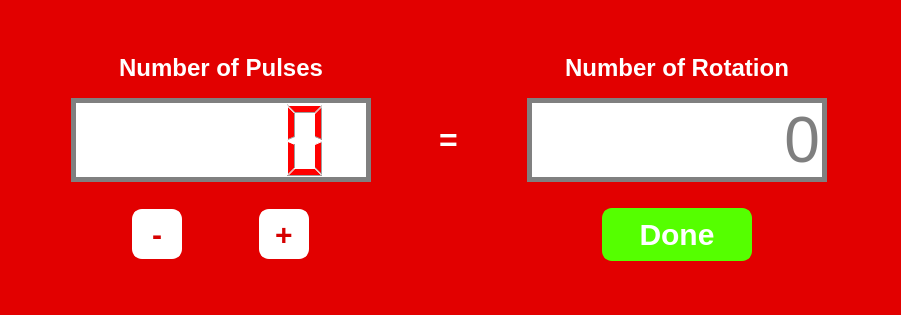
<?xml version="1.0" encoding="UTF-8"?>
<ui version="4.0">
 <class>MainWindow</class>
 <widget class="QMainWindow" name="MainWindow">
  <property name="geometry">
   <rect>
    <x>0</x>
    <y>0</y>
    <width>901</width>
    <height>315</height>
   </rect>
  </property>
  <property name="windowTitle">
   <string>MainWindow</string>
  </property>
  <property name="styleSheet">
   <string notr="true"/>
  </property>
  <widget class="QWidget" name="centralwidget">
   <property name="styleSheet">
    <string notr="true">QWidget#centralwidget{
	background-color: rgb(226, 0, 0);
}</string>
   </property>
   <layout class="QVBoxLayout" name="verticalLayout">
    <item>
     <spacer name="verticalSpacer_3">
      <property name="orientation">
       <enum>Qt::Vertical</enum>
      </property>
      <property name="sizeType">
       <enum>QSizePolicy::Expanding</enum>
      </property>
      <property name="sizeHint" stdset="0">
       <size>
        <width>20</width>
        <height>20</height>
       </size>
      </property>
     </spacer>
    </item>
    <item>
     <layout class="QGridLayout" name="gridLayout">
      <item row="0" column="1">
       <widget class="QLabel" name="label_3">
        <property name="sizePolicy">
         <sizepolicy hsizetype="Preferred" vsizetype="Minimum">
          <horstretch>0</horstretch>
          <verstretch>0</verstretch>
         </sizepolicy>
        </property>
        <property name="styleSheet">
         <string notr="true">font-size: 24px;
font-family: &quot;SF Pro Display&quot;; 
	font-weight: bold; 
    font-style: normal;
color:rgb(255, 255, 255);</string>
        </property>
        <property name="text">
         <string>Number of Pulses</string>
        </property>
        <property name="alignment">
         <set>Qt::AlignCenter</set>
        </property>
       </widget>
      </item>
      <item row="4" column="4">
       <layout class="QHBoxLayout" name="horizontalLayout_2">
        <item>
         <widget class="QPushButton" name="done">
          <property name="sizePolicy">
           <sizepolicy hsizetype="Fixed" vsizetype="Fixed">
            <horstretch>0</horstretch>
            <verstretch>0</verstretch>
           </sizepolicy>
          </property>
          <property name="maximumSize">
           <size>
            <width>150</width>
            <height>16777215</height>
           </size>
          </property>
          <property name="styleSheet">
           <string notr="true">QPushButton {
    background-color: rgb(85, 255, 0);   /* bright green */
    border: 2px solid rgb(85, 255, 0);
    border-radius: 10px;
    color: rgb(255, 255, 255);           /* white text */
    font-size: 30px;
    padding: 7px;
    font-family: &quot;SF Pro Display&quot;;
    font-weight: bold;
    font-style: normal;
}

/* Hover effect: yellow */
QPushButton:hover {
    border-color: rgb(255, 230, 50);
}

/* Pressed effect: darker shade */
QPushButton:pressed {
    background-color: rgb(50, 150, 0); /* darker green */
    border-color: rgb(50, 150, 0);
    color: rgb(255, 255, 255); /* keep white text */
}
</string>
          </property>
          <property name="text">
           <string>Done</string>
          </property>
         </widget>
        </item>
       </layout>
      </item>
      <item row="4" column="1">
       <layout class="QHBoxLayout" name="horizontalLayout_3">
        <item>
         <spacer name="horizontalSpacer">
          <property name="orientation">
           <enum>Qt::Horizontal</enum>
          </property>
          <property name="sizeType">
           <enum>QSizePolicy::Fixed</enum>
          </property>
          <property name="sizeHint" stdset="0">
           <size>
            <width>10</width>
            <height>0</height>
           </size>
          </property>
         </spacer>
        </item>
        <item>
         <widget class="QPushButton" name="min">
          <property name="sizePolicy">
           <sizepolicy hsizetype="Fixed" vsizetype="Fixed">
            <horstretch>0</horstretch>
            <verstretch>0</verstretch>
           </sizepolicy>
          </property>
          <property name="minimumSize">
           <size>
            <width>0</width>
            <height>0</height>
           </size>
          </property>
          <property name="maximumSize">
           <size>
            <width>50</width>
            <height>50</height>
           </size>
          </property>
          <property name="styleSheet">
           <string notr="true">QPushButton {
    background-color: rgb(255, 255, 255);
    border: 2px solid rgb(255, 255, 255);
    border-radius: 10px;
    color: rgb(214, 0, 0);
    font-size: 30px;
    padding: 7px;
    font-family: &quot;SF Pro Display&quot;;
    font-weight: bold;
    font-style: normal;
}

/* Hover effect: button itself becomes yellow */
QPushButton:hover {
    border-color: rgb(255, 230, 50);
}

/* Pressed effect: darken */
QPushButton:pressed {
    background-color: rgb(200, 200, 200);
    border-color: rgb(200, 200, 200);
}
</string>
          </property>
          <property name="text">
           <string>-</string>
          </property>
         </widget>
        </item>
        <item>
         <spacer name="horizontalSpacer_5">
          <property name="orientation">
           <enum>Qt::Horizontal</enum>
          </property>
          <property name="sizeType">
           <enum>QSizePolicy::Minimum</enum>
          </property>
          <property name="sizeHint" stdset="0">
           <size>
            <width>20</width>
            <height>10</height>
           </size>
          </property>
         </spacer>
        </item>
        <item>
         <widget class="QPushButton" name="pls">
          <property name="sizePolicy">
           <sizepolicy hsizetype="Maximum" vsizetype="Fixed">
            <horstretch>0</horstretch>
            <verstretch>0</verstretch>
           </sizepolicy>
          </property>
          <property name="maximumSize">
           <size>
            <width>50</width>
            <height>50</height>
           </size>
          </property>
          <property name="styleSheet">
           <string notr="true">QPushButton {
    background-color: rgb(255, 255, 255);
    border: 2px solid rgb(255, 255, 255);
    border-radius: 10px;
    color: rgb(214, 0, 0);
    font-size: 30px;
    padding: 7px;
    font-family: &quot;SF Pro Display&quot;;
    font-weight: bold;
    font-style: normal;
}

/* Hover effect: button itself becomes yellow */
QPushButton:hover {
    border-color: rgb(255, 230, 50);
}

/* Pressed effect: darken */
QPushButton:pressed {
    background-color: rgb(200, 200, 200);
    border-color: rgb(200, 200, 200);
}
</string>
          </property>
          <property name="text">
           <string>+</string>
          </property>
         </widget>
        </item>
        <item>
         <spacer name="horizontalSpacer_2">
          <property name="orientation">
           <enum>Qt::Horizontal</enum>
          </property>
          <property name="sizeType">
           <enum>QSizePolicy::Fixed</enum>
          </property>
          <property name="sizeHint" stdset="0">
           <size>
            <width>10</width>
            <height>0</height>
           </size>
          </property>
         </spacer>
        </item>
       </layout>
      </item>
      <item row="0" column="4">
       <widget class="QLabel" name="label_2">
        <property name="sizePolicy">
         <sizepolicy hsizetype="Preferred" vsizetype="Minimum">
          <horstretch>0</horstretch>
          <verstretch>0</verstretch>
         </sizepolicy>
        </property>
        <property name="styleSheet">
         <string notr="true">font-size: 24px;
font-family: &quot;SF Pro Display&quot;; 
	font-weight: bold; 
    font-style: normal;
color:rgb(255, 255, 255);</string>
        </property>
        <property name="text">
         <string>Number of Rotation</string>
        </property>
        <property name="alignment">
         <set>Qt::AlignCenter</set>
        </property>
       </widget>
      </item>
      <item row="2" column="1">
       <widget class="QLCDNumber" name="pulse">
        <property name="sizePolicy">
         <sizepolicy hsizetype="Fixed" vsizetype="Fixed">
          <horstretch>0</horstretch>
          <verstretch>0</verstretch>
         </sizepolicy>
        </property>
        <property name="maximumSize">
         <size>
          <width>300</width>
          <height>100</height>
         </size>
        </property>
        <property name="styleSheet">
         <string notr="true">QLCDNumber{
	color: red;           
	background: white;    
	border: 5px solid gray;
}</string>
        </property>
       </widget>
      </item>
      <item row="2" column="4">
       <widget class="QLineEdit" name="rotation">
        <property name="sizePolicy">
         <sizepolicy hsizetype="Fixed" vsizetype="Fixed">
          <horstretch>0</horstretch>
          <verstretch>0</verstretch>
         </sizepolicy>
        </property>
        <property name="maximumSize">
         <size>
          <width>300</width>
          <height>100</height>
         </size>
        </property>
        <property name="styleSheet">
         <string notr="true">QLineEdit{
	background-color: rgb(255, 255, 255);
	font-size: 64px;
	border: 5px solid gray;
}</string>
        </property>
        <property name="alignment">
         <set>Qt::AlignRight|Qt::AlignTrailing|Qt::AlignVCenter</set>
        </property>
        <property name="placeholderText">
         <string>0</string>
        </property>
       </widget>
      </item>
      <item row="3" column="2">
       <spacer name="verticalSpacer">
        <property name="orientation">
         <enum>Qt::Vertical</enum>
        </property>
        <property name="sizeType">
         <enum>QSizePolicy::Fixed</enum>
        </property>
        <property name="sizeHint" stdset="0">
         <size>
          <width>20</width>
          <height>20</height>
         </size>
        </property>
       </spacer>
      </item>
      <item row="2" column="2">
       <widget class="QLabel" name="label">
        <property name="sizePolicy">
         <sizepolicy hsizetype="Fixed" vsizetype="Preferred">
          <horstretch>0</horstretch>
          <verstretch>0</verstretch>
         </sizepolicy>
        </property>
        <property name="styleSheet">
         <string notr="true">font-size: 32px;
font-family: &quot;SF Pro Display&quot;; 
	font-weight: bold; 
    font-style: normal;
color:rgb(255, 255, 255);</string>
        </property>
        <property name="text">
         <string>=</string>
        </property>
        <property name="alignment">
         <set>Qt::AlignCenter</set>
        </property>
       </widget>
      </item>
      <item row="1" column="2">
       <spacer name="verticalSpacer_4">
        <property name="orientation">
         <enum>Qt::Vertical</enum>
        </property>
        <property name="sizeType">
         <enum>QSizePolicy::Fixed</enum>
        </property>
        <property name="sizeHint" stdset="0">
         <size>
          <width>20</width>
          <height>10</height>
         </size>
        </property>
       </spacer>
      </item>
     </layout>
    </item>
    <item>
     <spacer name="verticalSpacer_2">
      <property name="orientation">
       <enum>Qt::Vertical</enum>
      </property>
      <property name="sizeType">
       <enum>QSizePolicy::Expanding</enum>
      </property>
      <property name="sizeHint" stdset="0">
       <size>
        <width>20</width>
        <height>20</height>
       </size>
      </property>
     </spacer>
    </item>
   </layout>
  </widget>
 </widget>
 <resources/>
 <connections/>
</ui>
